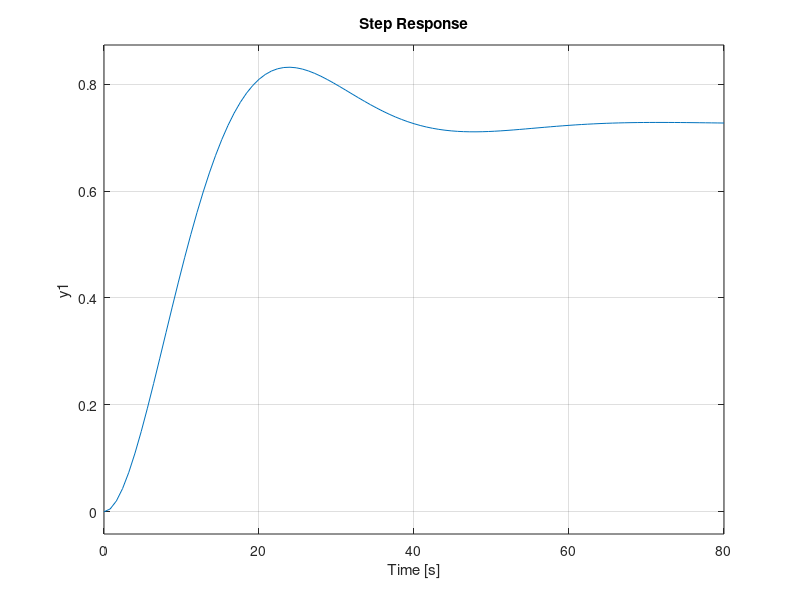

Source code (MATLAB):
clear; clc;

D1 = 4.445;
D2 = 4.445;
A1 = 15.3842;
A2 = 15.3842;
d1 = 0.476;
d2 = 0.476;
a1 = 0.1776;
a2 = 0.1776;
km = 3.3;
kc = 6.1;
g = 981;

x1eq = 10;
u_eq = (a1/km)*sqrt(2*g*x1eq)
x1_eq = ((1/(2*g))*((km*u_eq)/a1)^2);
x2_eq = (x1_eq*(a1/a2)^2);

A = [((-a1/A1)*sqrt(g/(2*x1_eq))) 0;((a1/A1)*sqrt(g/(2*x1_eq))) ((-a2/A2)*sqrt(g/(2*x2_eq)))]
B = [(km/A1); 0]
C = [0  1]
D = 0

sys = ss(A, B, C, D);
[num,den]=ss2tf(A,B,C,D);
G = tf(num,den);
step(G)
pause;
Ft = feedback(G,1);
step(Ft)

save Tanque.mat

